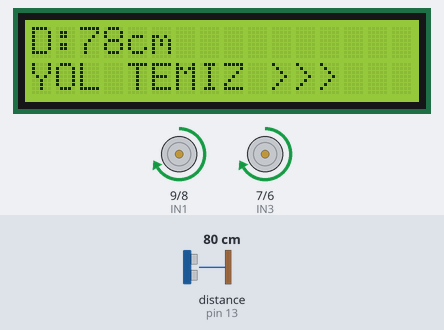
This program was run on a simulated Arduino Uno, built with avr-gcc and run on an emulated ATmega328P. On the bench: 16×2 character LCD, motor-driver pin pairs drawn as motors (green arrow = first pin HIGH = forward, orange = second pin HIGH = backward, longer = more drive, scaled by the enable pin). Wiring (inferred from the names in the program): ultrasonic range finder: trigger pin 12; echo pin 13. Inputs (shaded band) come from the test bench; at power-on: distance to the obstacle (sensor on pin 13) 80 cm. The echo pulse lasts 58.3 µs per cm.

Above: at 2.2 s.
2.3 s: distance to the obstacle (sensor on pin 13) set to 2 cm
At 2.69 s:
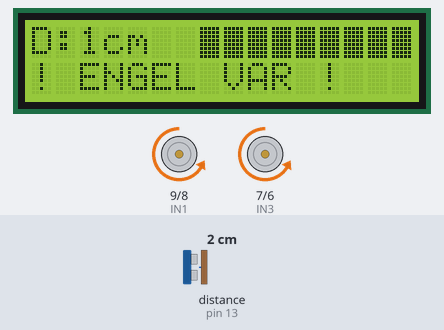
4.6 s: distance to the obstacle (sensor on pin 13) set to 35 cm
At 6.0 s:
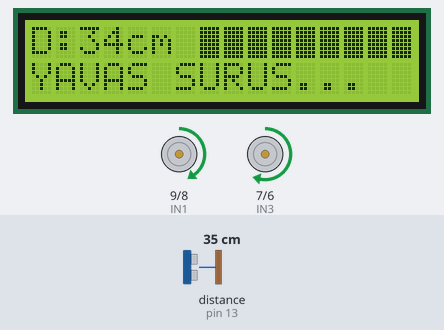
6.3 s: distance to the obstacle (sensor on pin 13) set to 46 cm
At 7.0 s:
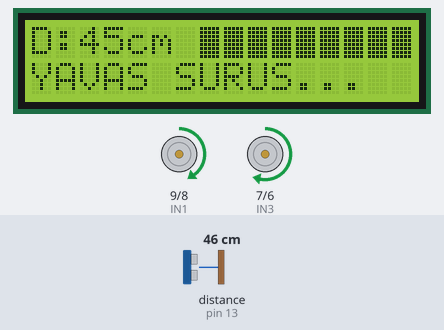
7.8 s: distance to the obstacle (sensor on pin 13) set to 54 cm
At 8.4 s:
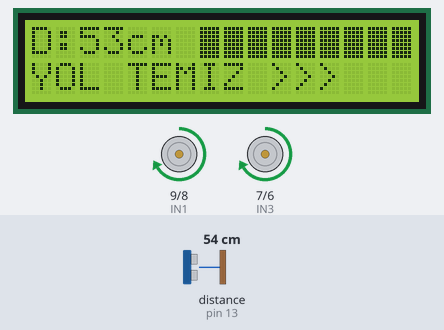
9.3 s: distance to the obstacle (sensor on pin 13) set to 120 cm
At 9.8 s:
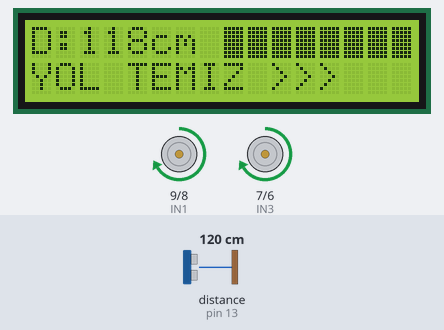
10.8 s: distance to the obstacle (sensor on pin 13) set to 4 cm
At 11.21 s:
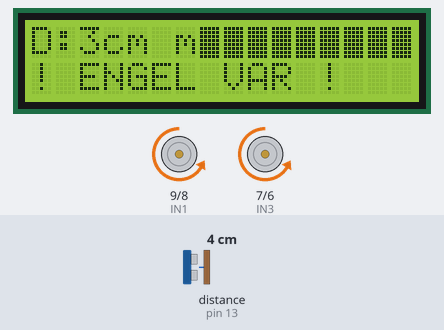
Timing chart, 0 to 20.4 s (numbered marks = the images above; inputs shaded):
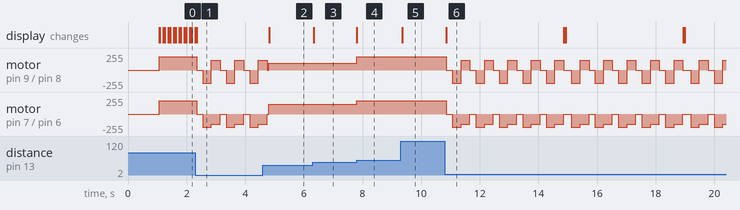

Measured:
- the behaviour switches between 51 and 52 cm on distance to the obstacle (sensor on pin 13) (found by bisection; images 3 and 4)
- after the input at 4.6 s, the display: changes after 0.21 s (image 2)
- after the input at 6.3 s, the display: changes at once (image 3)
- after the input at 7.8 s, motor on pin 9 (IN1) / pin 8 (IN2): forward 100/255 → forward 200/255 at once; motor on pin 7 (IN3) / pin 6 (IN4): forward 150/255 → forward 200/255 at once; the display: changes at once (image 4)
- after the input at 9.3 s, the display: changes after 0.05 s (image 5)

The program:

main.cpp
```cpp
#include <Arduino.h>
#include <LiquidCrystal.h>

// LCD Donanım (16x2) Bağlantıları (RS, E, D4, D5, D6, D7)
LiquidCrystal lcd(A0, A1, A2, A3, A4, A5);

// HC-SR04 Sensör Bağlantıları
const int trigPin = 12; // PB4
const int echoPin = 13; // PB5

// L298N Motor Sürücü Bağlantıları
const int IN1 = 9;  // PB1 (Sol İleri)
const int IN2 = 8;  // PB0 (Sol Geri)
const int ENA = 10; // PB2 (Sol Motor Hız - PWM)
const int IN3 = 7;  // PD7 (Sağ İleri)
const int IN4 = 6;  // PD6 (Sağ Geri)
const int ENB = 5;  // PD5 (Sağ Motor Hız - PWM)

long sure;
int mesafe;
int esik = 25;
int manevra_sayaci = 0;

// MOTOR KONTROL KATMANI
void motorIleriHizli(){
  digitalWrite(IN1, HIGH); digitalWrite(IN2, LOW); analogWrite(ENA, 200);
  digitalWrite(IN3, HIGH); digitalWrite(IN4, LOW); analogWrite(ENB, 200);
}
void motorIleriYavas(){
  digitalWrite(IN1, HIGH); digitalWrite(IN2, LOW); analogWrite(ENA, 100);
  digitalWrite(IN3, HIGH); digitalWrite(IN4, LOW); analogWrite(ENB, 100);
}
void motorSag(){
  digitalWrite(IN1, HIGH); digitalWrite(IN2, LOW); analogWrite(ENA, 150);
  digitalWrite(IN3, LOW);  digitalWrite(IN4, HIGH); analogWrite(ENB, 150);
}
void motorDur(){
  digitalWrite(IN1, LOW); digitalWrite(IN2, LOW); analogWrite(ENA, 0);
  digitalWrite(IN3, LOW); digitalWrite(IN4, LOW); analogWrite(ENB, 0);
}
void motorGeri(){
  digitalWrite(IN1, LOW); digitalWrite(IN2, HIGH); analogWrite(ENA, 200);
  digitalWrite(IN3, LOW); digitalWrite(IN4, HIGH); analogWrite(ENB, 200);
}

void mesafeOlcum() {
  digitalWrite(trigPin, LOW);
  delayMicroseconds(2);
  digitalWrite(trigPin, HIGH);
  delayMicroseconds(10);
  digitalWrite(trigPin, LOW);
  sure = pulseIn(echoPin, HIGH);
  mesafe = sure * 0.034 / 2;
}
void lcdMesafeGoster() {
  lcd.setCursor(0, 0);
  lcd.print("D:"); lcd.print(mesafe); lcd.print("cm ");
  int barGucu = map(constrain(mesafe, 5, 50), 5, 50, 9, 0);
  lcd.setCursor(16 - barGucu, 0);
  for (int i = 0; i < barGucu; i++) { lcd.print((char)255); }
}
void lcdUyariYazdir(String mesaj) {
  lcd.setCursor(0, 1);
  lcd.print("                ");
  lcd.setCursor(0, 1);
  lcd.print(mesaj);
}

void engelKacinmaManevrasiniAktifEt() {
  lcdUyariYazdir("! ENGEL VAR !");
  while (mesafe < esik) {
    motorDur();
    delay(200);
    motorGeri();
    delay(300);
    motorSag();
    delay(300);
    motorDur();
    mesafeOlcum();
    manevra_sayaci++;
    if (manevra_sayaci >= 5) {
      lcdUyariYazdir("ENGEL ASILAMADI");
      motorDur();
      break;
    }
  }
  manevra_sayaci = 0;
}
void hizKontrolModulu() {
  if (mesafe > 50) {
    motorIleriHizli();
    lcdUyariYazdir("YOL TEMIZ >>>");
  } else if (mesafe <= 50 && mesafe > 25) {
    motorIleriYavas();
    lcdUyariYazdir("YAVAS SURUS...");
  }
}

void setup() {
  lcd.begin(16, 2);
  pinMode(trigPin, OUTPUT);
  pinMode(echoPin, INPUT);
  pinMode(IN1, OUTPUT); pinMode(IN2, OUTPUT);
  pinMode(IN3, OUTPUT); pinMode(IN4, OUTPUT);
  pinMode(ENA, OUTPUT); pinMode(ENB, OUTPUT);
  lcd.setCursor(0,0);
  lcd.print("IKA SISTEM HAZIR");
  delay(1000);
  lcd.clear();
}

void loop() {
  mesafeOlcum();
  lcdMesafeGoster();
  if (mesafe < esik) {
    engelKacinmaManevrasiniAktifEt();
  } else {
    hizKontrolModulu();
  }
  delay(50);
}
```
